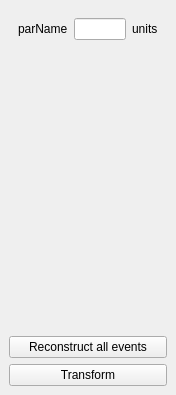
<?xml version="1.0" encoding="UTF-8"?>
<ui version="4.0">
 <class>DockWidget</class>
 <widget class="QDockWidget" name="DockWidget">
  <property name="geometry">
   <rect>
    <x>0</x>
    <y>0</y>
    <width>176</width>
    <height>395</height>
   </rect>
  </property>
  <property name="windowTitle">
   <string>Para&amp;meters</string>
  </property>
  <widget class="QWidget" name="fastHTWidget">
   <layout class="QGridLayout" name="gridLayout">
    <item row="0" column="0">
     <widget class="QWidget" name="widget" native="true">
      <layout class="QHBoxLayout" name="horizontalLayout_2">
       <item>
        <widget class="QLabel" name="label">
         <property name="text">
          <string>parName</string>
         </property>
        </widget>
       </item>
       <item>
        <widget class="QLineEdit" name="lineEdit">
         <property name="maximumSize">
          <size>
           <width>80</width>
           <height>16777215</height>
          </size>
         </property>
        </widget>
       </item>
       <item>
        <widget class="QLabel" name="label_2">
         <property name="text">
          <string>units</string>
         </property>
        </widget>
       </item>
      </layout>
     </widget>
    </item>
    <item row="1" column="0">
     <spacer name="verticalSpacer">
      <property name="orientation">
       <enum>Qt::Vertical</enum>
      </property>
      <property name="sizeHint" stdset="0">
       <size>
        <width>20</width>
        <height>40</height>
       </size>
      </property>
     </spacer>
    </item>
    <item row="3" column="0">
     <widget class="QPushButton" name="pushButton">
      <property name="text">
       <string>Transform</string>
      </property>
     </widget>
    </item>
    <item row="2" column="0">
     <widget class="QPushButton" name="reconstrAllButton">
      <property name="text">
       <string>Reconstruct all events</string>
      </property>
     </widget>
    </item>
   </layout>
  </widget>
 </widget>
 <resources/>
 <connections/>
</ui>
